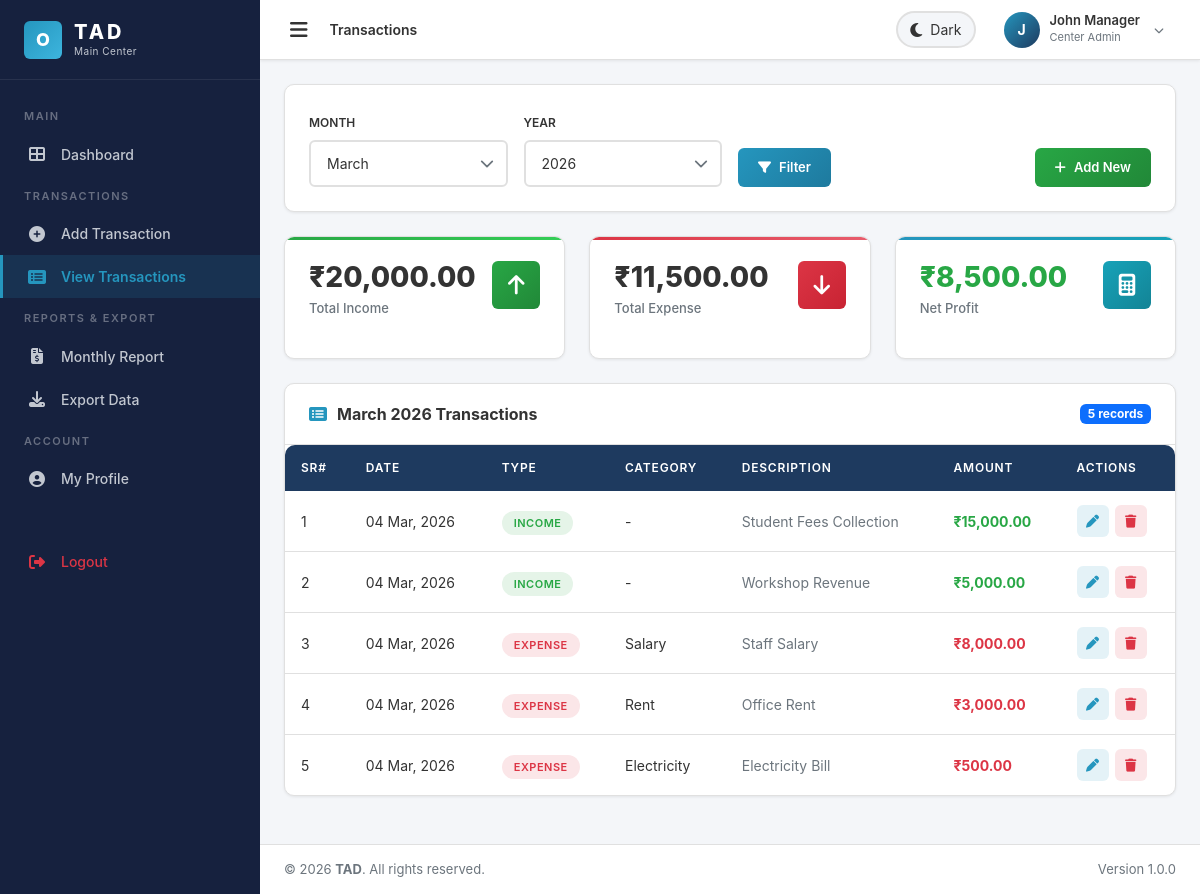
The app's page /center/transactions.php (signed in) with its own data.
### tables this page shows
CREATE TABLE `centers` (
    `id` INT AUTO_INCREMENT PRIMARY KEY,
    `center_name` VARCHAR(255) NOT NULL,
    `location` VARCHAR(255) NOT NULL,
    `created_at` TIMESTAMP DEFAULT CURRENT_TIMESTAMP
);

CREATE TABLE `transactions` (
    `id` INT AUTO_INCREMENT PRIMARY KEY,
    `center_id` INT NOT NULL,
    `type` ENUM('income', 'expense') NOT NULL,
    `category` VARCHAR(100) DEFAULT NULL,
    `description` VARCHAR(500) DEFAULT NULL,
    `amount` DECIMAL(12,2) NOT NULL,
    `date` DATE NOT NULL,
    `month` INT NOT NULL,
    `year` INT NOT NULL,
    `created_by` INT DEFAULT NULL,
    `created_at` TIMESTAMP DEFAULT CURRENT_TIMESTAMP,
    FOREIGN KEY (`center_id`) REFERENCES `centers`(`id`) ON DELETE CASCADE,
    FOREIGN KEY (`created_by`) REFERENCES `users`(`id`) ON DELETE SET NULL,
    INDEX `idx_center_month_year` (`center_id`, `month`, `year`),
    INDEX `idx_type` (`type`)
);

### includes/functions.php (called while the page is built, shortened)
<?php
function sanitize($data) {
    $data = trim($data);
    $data = stripslashes($data);
    $data = htmlspecialchars($data, ENT_QUOTES, 'UTF-8');
    return $data;
}
function isSuperAdmin() {
    return isset($_SESSION['role']) && $_SESSION['role'] === 'super_admin';
}
function formatCurrency($amount) {
    $amount = (float)$amount;
    $isNegative = $amount < 0;
    $amount = abs($amount);
    $whole = floor($amount);
    $decimal = sprintf('%02d', round(($amount - $whole) * 100));
    $wholeStr = (string)$whole;
    $length = strlen($wholeStr);
    if ($length > 3) {
        $lastThree = substr($wholeStr, -3);
        $remaining = substr($wholeStr, 0, $length - 3);
        $formatted = '';
        $remLen = strlen($remaining);
        for ($i = 0; $i < $remLen; $i++) {
            $formatted .= $remaining[$i];
        }
        $result = $formatted . ',' . $lastThree . '.' . $decimal;
    } else {
        $result = $wholeStr . '.' . $decimal;
    }
    return ($isNegative ? '-' : '') . '₹' . $result;
}
function formatDate($date) {
    return date('d M, Y', strtotime($date));
}
function getMonthName($month) {
    return date('F', mktime(0, 0, 0, (int)$month, 1));
}
function getCenterName($centerId) {
    $conn = getDBConnection();
    $stmt = $conn->prepare("SELECT center_name FROM centers WHERE id = ?");
    $stmt->bind_param("i", $centerId);
    $stmt->execute();
    $result = $stmt->get_result();
    $center = $result->fetch_assoc();
    return $center ? $center['center_name'] : 'Unknown';
}
function getCenterMonthlyTotals($centerId, $month, $year) {
    $conn = getDBConnection();
    $stmt = $conn->prepare("SELECT COALESCE(SUM(amount), 0) as total FROM transactions WHERE center_id = ? AND month = ? AND year = ? AND type = 'income'");
    $stmt->bind_param("iii", $centerId, $month, $year);
    $stmt->execute();
    $income = $stmt->get_result()->fetch_assoc()['total'];
    $stmt = $conn->prepare("SELECT COALESCE(SUM(amount), 0) as total FROM transactions WHERE center_id = ? AND month = ? AND year = ? AND type = 'expense'");
    $stmt->bind_param("iii", $centerId, $month, $year);
    $stmt->execute();
    $expense = $stmt->get_result()->fetch_assoc()['total'];
    return [
        'income' => (float)$income,
        'expense' => (float)$expense,
        'profit' => (float)($income - $expense)
    ];
}

### center/transactions.php (the view, shortened to what this page needs)
<?php
$conn = getDBConnection();
$centerId = $_SESSION['center_id'];
$filterMonth = isset($_GET['month']) ? (int)$_GET['month'] : (int)date('n');
$filterYear = isset($_GET['year']) ? (int)$_GET['year'] : (int)date('Y');
$stmt = $conn->prepare("SELECT * FROM transactions WHERE center_id = ? AND month = ? AND year = ? ORDER BY date DESC, created_at DESC");
$stmt->bind_param("iii", $centerId, $filterMonth, $filterYear);
$stmt->execute();
$transactions = $stmt->get_result();
$totals = getCenterMonthlyTotals($centerId, $filterMonth, $filterYear);
$currentPage = 'transactions';
include __DIR__ . '/../includes/header.php';
?>
<div class="card-custom mb-4">
    <div class="card-custom-body">
        <form method="GET" class="row g-3 align-items-end">
            <div class="col-md-3">
                <label class="form-label fw-600" style="font-size: 12px;">MONTH</label>
                <select name="month" class="form-control-custom">
                    <?php for ($m = 1; $m <= 12; $m++): ?>
                    <option value="<?php echo $m; ?>" <?php echo $filterMonth == $m ? 'selected' : ''; ?>>
                        <?php echo getMonthName($m); ?>
                    </option>
                    <?php endfor; ?>
                </select>
            </div>
            <div class="col-md-3">
                <label class="form-label fw-600" style="font-size: 12px;">YEAR</label>
                <select name="year" class="form-control-custom">
                    <?php for ($y = date('Y'); $y >= date('Y') - 5; $y--): ?>
                    <option value="<?php echo $y; ?>" <?php echo $filterYear == $y ? 'selected' : ''; ?>><?php echo $y; ?></option>
                    <?php endfor; ?>
                </select>
            </div>
            <div class="col-md-3">
                <button type="submit" class="btn-primary-custom"><i class="fas fa-filter"></i> Filter</button>
            </div>
            <div class="col-md-3 text-end">
                <a href="<?php echo APP_URL; ?>/center/add_transaction.php" class="btn-success-custom">
                    <i class="fas fa-plus"></i> Add New
                </a>
            </div>
        </form>
    </div>
</div>
<div class="row g-4 mb-4">
    <div class="col-md-4">
        <div class="stat-card income-card">
            <div class="stat-card-header">
                <div>
                    <div class="stat-card-value"><?php echo formatCurrency($totals['income']); ?></div>
                    <div class="stat-card-label">Total Income</div>
                </div>
                <div class="stat-card-icon bg-success"><i class="fas fa-arrow-up"></i></div>
            </div>
        </div>
    </div>
    <div class="col-md-4">
        <div class="stat-card expense-card">
            <div class="stat-card-header">
                <div>
                    <div class="stat-card-value"><?php echo formatCurrency($totals['expense']); ?></div>
                    <div class="stat-card-label">Total Expense</div>
                </div>
                <div class="stat-card-icon bg-danger"><i class="fas fa-arrow-down"></i></div>
            </div>
        </div>
    </div>
    <div class="col-md-4">
        <div class="stat-card profit-card">
            <div class="stat-card-header">
                <div>
                    <div class="stat-card-value <?php echo $totals['profit'] >= 0 ? 'text-success-custom' : 'text-danger-custom'; ?>">
                        <?php echo formatCurrency($totals['profit']); ?>
                    </div>
                    <div class="stat-card-label">Net <?php echo $totals['profit'] >= 0 ? 'Profit' : 'Loss'; ?></div>
                </div>
                <div class="stat-card-icon <?php echo $totals['profit'] >= 0 ? 'bg-info' : 'bg-danger'; ?>">
                    <i class="fas fa-calculator"></i>
                </div>
            </div>
        </div>
    </div>
</div>
<div class="card-custom">
    <div class="card-custom-header">
        <h5><i class="fas fa-list-alt"></i> <?php echo getMonthName($filterMonth) . ' ' . $filterYear; ?> Transactions</h5>
        <span class="badge bg-primary"><?php echo $transactions->num_rows; ?> records</span>
    </div>
    <div class="card-custom-body p-0">
        <div class="table-responsive">
            <table class="table-custom">
                <thead>
                    <tr>
                        <th>SR#</th>
                        <th>Date</th>
                        <th>Type</th>
                        <th>Category</th>
                        <th>Description</th>
                        <th>Amount</th>
                        <th>Actions</th>
                    </tr>
                </thead>
                <tbody>
                    <?php $sr = 1; while ($t = $transactions->fetch_assoc()): ?>
                    <tr>
                        <td><?php echo $sr++; ?></td>
                        <td><?php echo formatDate($t['date']); ?></td>
                        <td>
                            <span class="badge-type <?php echo $t['type'] === 'income' ? 'badge-income' : 'badge-expense'; ?>">
                                <?php echo ucfirst($t['type']); ?>
                            </span>
                        </td>
                        <td><?php echo $t['category'] ? sanitize($t['category']) : '-'; ?></td>
                        <td class="text-muted-custom"><?php echo $t['description'] ? sanitize($t['description']) : '-'; ?></td>
                        <td class="fw-700 <?php echo $t['type'] === 'income' ? 'text-success-custom' : 'text-danger-custom'; ?>">
                            <?php echo formatCurrency($t['amount']); ?>
                        </td>
                        <td>
                            <div class="action-btns">
                                <button class="btn-icon btn-icon-edit" title="Edit"
                                        data-bs-toggle="modal" data-bs-target="#editModal"
                                        onclick="fillEditForm(<?php echo htmlspecialchars(json_encode($t)); ?>)">
                                    <i class="fas fa-pen"></i>
                                </button>
                                <a href="?delete=<?php echo $t['id']; ?>&month=<?php echo $filterMonth; ?>&year=<?php echo $filterYear; ?>"
                                   class="btn-icon btn-icon-delete" title="Delete" data-delete>
                                    <i class="fas fa-trash"></i>
                                </a>
                            </div>
                        </td>
                    </tr>
                    <?php endwhile; ?>
                </tbody>
            </table>
        </div>
    </div>
</div>
<?php include __DIR__ . '/../includes/footer.php'; ?>

### includes/sidebar.php (shortened to what this page needs)
<?php
$centerName = '';
if (isCenterAdmin() && isset($_SESSION['center_id'])) {
    $centerName = getCenterName($_SESSION['center_id']);
}
?>
<aside class="sidebar">
    <div class="sidebar-brand">
        <div class="sidebar-brand-logo">O</div>
        <div>
            <h2><?php echo APP_NAME; ?></h2>
            <small><?php echo isSuperAdmin() ? 'Super Admin' : sanitize($centerName); ?></small>
        </div>
    </div>
    <nav class="sidebar-menu">
        <?php if (isSuperAdmin()): ?>
        <div class="sidebar-menu-label">Main</div>
        <a href="<?php echo APP_URL; ?>/superadmin/dashboard.php" class="<?php echo $currentPage === 'dashboard' ? 'active' : ''; ?>">
            <i class="fas fa-th-large"></i>
            <span>Dashboard</span>
        </a>
        <div class="sidebar-menu-label">Management</div>
        <a href="<?php echo APP_URL; ?>/superadmin/centers.php" class="<?php echo $currentPage === 'centers' ? 'active' : ''; ?>">
            <i class="fas fa-building"></i>
            <span>Centers</span>
        </a>
        <a href="<?php echo APP_URL; ?>/superadmin/users.php" class="<?php echo $currentPage === 'users' ? 'active' : ''; ?>">
            <i class="fas fa-users"></i>
            <span>Center Admins</span>
        </a>
        <a href="<?php echo APP_URL; ?>/superadmin/transactions.php" class="<?php echo $currentPage === 'transactions' ? 'active' : ''; ?>">
            <i class="fas fa-exchange-alt"></i>
            <span>Transactions</span>
        </a>
        <div class="sidebar-menu-label">Reports & Export</div>
        <a href="<?php echo APP_URL; ?>/superadmin/reports.php" class="<?php echo $currentPage === 'reports' ? 'active' : ''; ?>">
            <i class="fas fa-file-alt"></i>
            <span>Monthly Reports</span>
        </a>
        <a href="<?php echo APP_URL; ?>/superadmin/analytics.php" class="<?php echo $currentPage === 'analytics' ? 'active' : ''; ?>">
            <i class="fas fa-chart-bar"></i>
            <span>Analytics</span>
        </a>
        <a href="<?php echo APP_URL; ?>/superadmin/export.php" class="<?php echo $currentPage === 'export' ? 'active' : ''; ?>">
            <i class="fas fa-download"></i>
            <span>Export Data</span>
        </a>
        <div class="sidebar-menu-label">System</div>
        <a href="<?php echo APP_URL; ?>/superadmin/settings.php" class="<?php echo $currentPage === 'settings' ? 'active' : ''; ?>">
            <i class="fas fa-cog"></i>
            <span>Settings</span>
        </a>
        <a href="<?php echo APP_URL; ?>/superadmin/profile.php" class="<?php echo $currentPage === 'profile' ? 'active' : ''; ?>">
            <i class="fas fa-user-circle"></i>
            <span>My Profile</span>
        </a>
        <?php else: ?>
        <div class="sidebar-menu-label">Main</div>
        <a href="<?php echo APP_URL; ?>/center/dashboard.php" class="<?php echo $currentPage === 'dashboard' ? 'active' : ''; ?>">
            <i class="fas fa-th-large"></i>
            <span>Dashboard</span>
        </a>
        <div class="sidebar-menu-label">Transactions</div>
        <a href="<?php echo APP_URL; ?>/center/add_transaction.php" class="<?php echo $currentPage === 'add_transaction' ? 'active' : ''; ?>">
            <i class="fas fa-plus-circle"></i>
            <span>Add Transaction</span>
        </a>
        <a href="<?php echo APP_URL; ?>/center/transactions.php" class="<?php echo $currentPage === 'transactions' ? 'active' : ''; ?>">
            <i class="fas fa-list-alt"></i>
            <span>View Transactions</span>
        </a>
        <div class="sidebar-menu-label">Reports & Export</div>
        <a href="<?php echo APP_URL; ?>/center/monthly_report.php" class="<?php echo $currentPage === 'monthly_report' ? 'active' : ''; ?>">
            <i class="fas fa-file-invoice-dollar"></i>
            <span>Monthly Report</span>
        </a>
        <a href="<?php echo APP_URL; ?>/center/export.php" class="<?php echo $currentPage === 'export' ? 'active' : ''; ?>">
            <i class="fas fa-download"></i>
            <span>Export Data</span>
        </a>
        <div class="sidebar-menu-label">Account</div>
        <a href="<?php echo APP_URL; ?>/center/profile.php" class="<?php echo $currentPage === 'profile' ? 'active' : ''; ?>">
            <i class="fas fa-user-circle"></i>
            <span>My Profile</span>
        </a>
        <?php endif; ?>
        <div class="sidebar-menu-label" style="margin-top: 20px;"></div>
        <a href="<?php echo APP_URL; ?>/logout.php" style="color: var(--danger);">
            <i class="fas fa-sign-out-alt"></i>
            <span>Logout</span>
        </a>
    </nav>
</aside>

### records on screen
centers: center_name "Main Center"
transactions: date "04 Mar, 2026", type "INCOME", description "Student Fees Collection", amount "₹15,000.00"
transactions: date "04 Mar, 2026", type "INCOME", description "Workshop Revenue", amount "₹5,000.00"
transactions: date "04 Mar, 2026", type "EXPENSE", category "Salary", description "Staff Salary", amount "₹8,000.00"
transactions: date "04 Mar, 2026", type "EXPENSE", category "Rent", description "Office Rent", amount "₹3,000.00"
transactions: date "04 Mar, 2026", type "EXPENSE", category "Electricity", description "Electricity Bill", amount "₹500.00"

### other values on screen
APP_NAME "TAD"
$pageTitle "Transactions"
substr($_SESSION['user_name'] ?? 'U', 0, 1) "J"
$_SESSION['user_name'] "John Manager"
formatCurrency($totals['income']) "₹20,000.00"
formatCurrency($totals['expense']) "₹11,500.00"
formatCurrency($totals['profit']) "₹8,500.00"
getMonthName($filterMonth) "March"
$filterYear "2026"
$transactions->num_rows "5"
APP_VERSION "1.0.0"
form field month "March"
form field year "2026"
